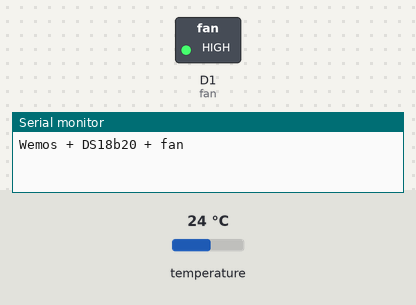
A sketch run on a simulated ESP8266 (Wemos D1 mini). Parts: switched loads named in the sketch (green lamp = pin HIGH), the last lines printed to the serial monitor. Inputs (shaded band) come from the test bench; at power-on: temperature 24 °C.

Above: at 0.1 s.
At 2.1 s:
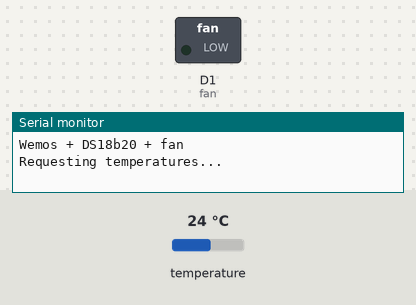
Timing chart, 0 to 3.6 s (numbered marks = the images above):
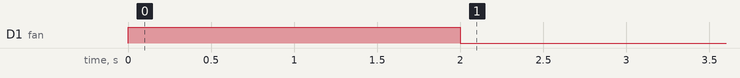

The sketch:

ds18b20_fan.ino
```cpp
// Include the libraries we need
#include <OneWire.h>
#include <DallasTemperature.h>

#define fan D1
#define sensords D5
// Data wire is plugged into port 2 on the Arduino
#define ONE_WIRE_BUS sensords

// Setup a oneWire instance to communicate with any OneWire devices (not just Maxim/Dallas temperature ICs)
OneWire oneWire(ONE_WIRE_BUS);

// Pass our oneWire reference to Dallas Temperature.
DallasTemperature sensors(&oneWire);

/*
 * The setup function. We only start the sensors here
 */
void setup(void)
{
  // start serial port
  Serial.begin(115200);
  Serial.println("Wemos + DS18b20 + fan");
  pinMode (fan, OUTPUT);
  digitalWrite (fan, HIGH);
  delay (2000);
  digitalWrite (fan, LOW);
  // Start up the library
  sensors.begin();
}

/*
 * Main function, get and show the temperature
 */
void loop(void)
{
  // call sensors.requestTemperatures() to issue a global temperature
  // request to all devices on the bus
    ceksuhu();
}

void ceksuhu(){
  Serial.print("Requesting temperatures...");
  sensors.requestTemperatures(); // Send the command to get temperatures
  Serial.println("DONE");
  float suhu=sensors.getTempCByIndex(0);
  Serial.print("Suhu: ");
  Serial.println(suhu);
  if (suhu>32) digitalWrite (fan,HIGH);
  if (suhu<29) digitalWrite (fan,LOW);
}
```
